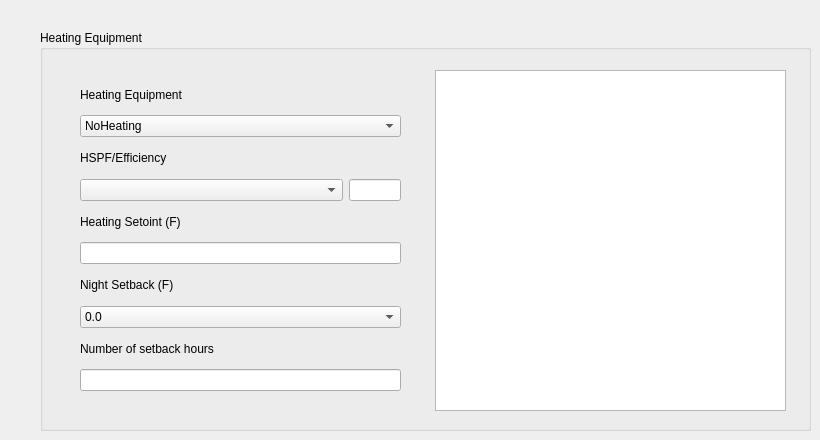
      <widget class="QWidget" name="tab_14">
       <attribute name="title">
        <string>Heating Equipment</string>
       </attribute>
       <widget class="QGroupBox" name="groupBox_14">
        <property name="geometry">
         <rect>
          <x>40</x>
          <y>30</y>
          <width>771</width>
          <height>401</height>
         </rect>
        </property>
        <property name="title">
         <string>Heating Equipment</string>
        </property>
        <widget class="QGraphicsView" name="ShowHeatingEqp">
         <property name="geometry">
          <rect>
           <x>395</x>
           <y>40</y>
           <width>351</width>
           <height>341</height>
          </rect>
         </property>
        </widget>
        <widget class="QWidget" name="layoutWidget">
         <property name="geometry">
          <rect>
           <x>40</x>
           <y>50</y>
           <width>321</width>
           <height>311</height>
          </rect>
         </property>
         <layout class="QVBoxLayout" name="verticalLayout_27" stretch="0,0,0,0,0,0,0,0,0,0">
          <item>
           <widget class="QLabel" name="label_28">
            <property name="text">
             <string>Heating Equipment</string>
            </property>
           </widget>
          </item>
          <item>
           <widget class="QComboBox" name="HeatingEqp">
            <item>
             <property name="text">
              <string>NoHeating</string>
             </property>
            </item>
            <item>
             <property name="text">
              <string>Gas Furnace</string>
             </property>
            </item>
            <item>
             <property name="text">
              <string>Electric Baseboard</string>
             </property>
            </item>
            <item>
             <property name="text">
              <string>Air Source Heat Pump</string>
             </property>
            </item>
           </widget>
          </item>
          <item>
           <widget class="QLabel" name="label_29">
            <property name="text">
             <string>HSPF/Efficiency</string>
            </property>
           </widget>
          </item>
          <item>
           <layout class="QHBoxLayout" name="horizontalLayout_14" stretch="5,1">
            <item>
             <widget class="QComboBox" name="HeatingEff"/>
            </item>
            <item>
             <widget class="QLineEdit" name="HeatingEffCustom"/>
            </item>
           </layout>
          </item>
          <item>
           <widget class="QLabel" name="label_30">
            <property name="text">
             <string>Heating Setoint (F)</string>
            </property>
           </widget>
          </item>
          <item>
           <widget class="QLineEdit" name="Tsph"/>
          </item>
          <item>
           <widget class="QLabel" name="label_33">
            <property name="text">
             <string>Night Setback (F)</string>
            </property>
           </widget>
          </item>
          <item>
           <widget class="QComboBox" name="NightSetback">
            <item>
             <property name="text">
              <string>0.0</string>
             </property>
            </item>
            <item>
             <property name="text">
              <string>1.0</string>
             </property>
            </item>
            <item>
             <property name="text">
              <string>2.0</string>
             </property>
            </item>
            <item>
             <property name="text">
              <string>3.0</string>
             </property>
            </item>
            <item>
             <property name="text">
              <string>4.0</string>
             </property>
            </item>
            <item>
             <property name="text">
              <string>5.0</string>
             </property>
            </item>
            <item>
             <property name="text">
              <string>10.0</string>
             </property>
            </item>
            <item>
             <property name="text">
              <string>15.0</string>
             </property>
            </item>
            <item>
             <property name="text">
              <string>20.0</string>
             </property>
            </item>
           </widget>
          </item>
          <item>
           <widget class="QLabel" name="label_37">
            <property name="text">
             <string>Number of setback hours</string>
            </property>
           </widget>
          </item>
          <item>
           <widget class="QLineEdit" name="nNightSetbackHours"/>
          </item>
         </layout>
        </widget>
       </widget>
      </widget>
